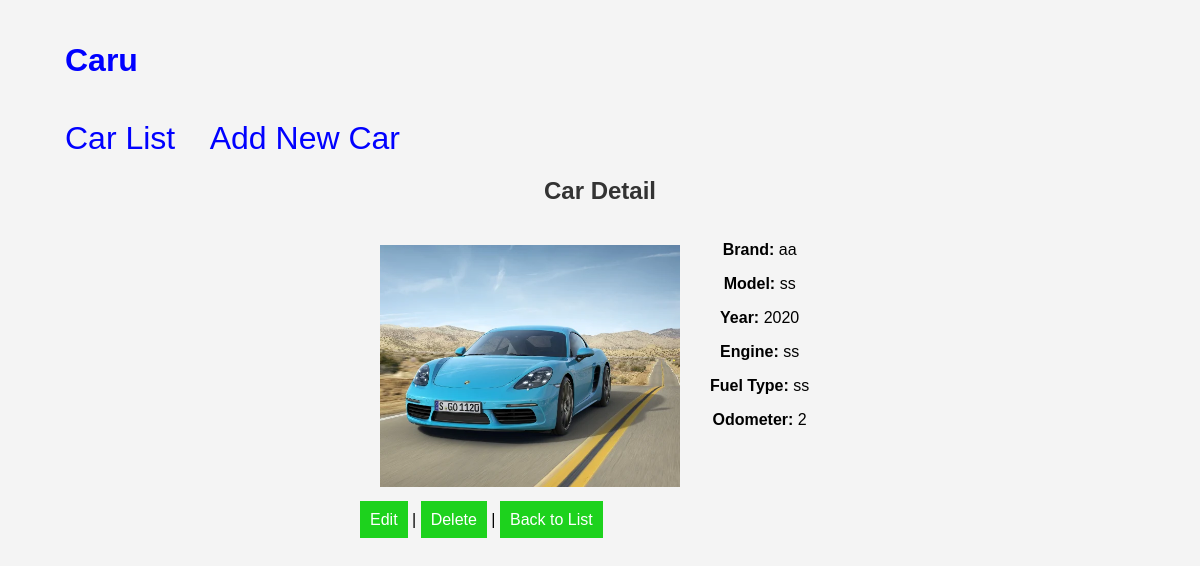
The app's page /5/ with its own data.
### car/models.py (models this page shows, shortened)
class Car(models.Model):
    brand = models.CharField(max_length=50)
    model = models.CharField(max_length=50)
    model_year = models.PositiveIntegerField(
        validators=[MinValueValidator(1900), MaxValueValidator(datetime.datetime.now().year)]
    )
    engine = models.CharField(max_length=30)
    fuel_type = models.CharField(max_length=20)
    odometer = models.IntegerField()
    image = models.ImageField(upload_to='car_images/', default='car_images/default.png', blank=True, null=True)

### car/views.py (the view)
# urls.py: path('<int:pk>/', CarDetailView.as_view(),name='car-detail'),
class CarDetailView(DetailView):
    model = Car
    template_name = 'car/car_detail.html'

### car/templates/car/car_detail.html (shortened to what this page needs)
{% extends 'car/base.html' %}
{% block content %}
<h2>Car Detail</h2>
<div class='car-detail'>
    <div class='car-img'>
        {% if object.image %}
        <img src="{{ object.image.url }}" >
    {% else %}
        <p>No image available.</p>
    {% endif %}
    </div>
    <div class='car-info'>
        <p><strong>Brand:</strong> {{ object.brand }}</p>
        <p><strong>Model:</strong> {{ object.model }}</p>
        <p><strong>Year:</strong> {{ object.model_year }}</p>
        <p><strong>Engine:</strong> {{ object.engine }}</p>
        <p><strong>Fuel Type:</strong> {{ object.fuel_type }}</p>
        <p><strong>Odometer:</strong> {{ object.odometer }}</p>
    </div>
</div>
<div class= 'crud-detail'>
    <a class='CRUD-link'href="{% url 'car-update' object.pk %}">Edit</a> |
    <a class='CRUD-link'href="{% url 'car-delete' object.pk %}">Delete</a> |
    <a class='CRUD-link'href="{% url 'car-list' %}">Back to List</a>
</div>
{% endblock %}

### car/static/car/style.css (style rules this page uses)
body { font-family: Arial, sans-serif; background-color: #f4f4f4; margin: 0; padding: 0; }
h2 { color: #333; text-align: center; margin-top: 20px; }
img { width: 100px; height: auto; }
.CRUD-link { background-color: rgb(29, 210, 29); color: white; padding: 10px; text-decoration: none; }
.car-detail { text-align: center; display: flex; margin-left: 30%; margin-right: 20%; padding-left: 20px; }
.car-img >img { width: 300px; height: auto; padding-top: 20px; }
.car-info { padding-left: 30px; }
.crud-detail { margin-left: 30%; margin-top: 20px; }

### records on screen
Car: image (picture), brand "aa", model "ss", model_year "2020", engine "ss", fuel_type "ss", odometer "2"
